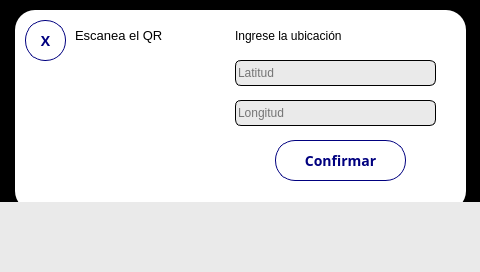
<?xml version="1.0" encoding="UTF-8"?>
<ui version="4.0">
 <class>Form</class>
 <widget class="QWidget" name="Form">
  <property name="geometry">
   <rect>
    <x>0</x>
    <y>0</y>
    <width>480</width>
    <height>272</height>
   </rect>
  </property>
  <property name="windowTitle">
   <string>Form</string>
  </property>
  <widget class="QLabel" name="lblOpacity">
   <property name="geometry">
    <rect>
     <x>0</x>
     <y>0</y>
     <width>480</width>
     <height>320</height>
    </rect>
   </property>
   <property name="styleSheet">
    <string notr="true">background-color: black;</string>
   </property>
   <property name="text">
    <string/>
   </property>
  </widget>
  <widget class="QWidget" name="Widget1" native="true">
   <property name="enabled">
    <bool>true</bool>
   </property>
   <property name="geometry">
    <rect>
     <x>15</x>
     <y>10</y>
     <width>451</width>
     <height>201</height>
    </rect>
   </property>
   <property name="styleSheet">
    <string notr="true">border-radius: 20px;
background-color: white;</string>
   </property>
   <widget class="QLabel" name="lbl">
    <property name="geometry">
     <rect>
      <x>220</x>
      <y>10</y>
      <width>191</width>
      <height>31</height>
     </rect>
    </property>
    <property name="styleSheet">
     <string notr="true">font: 16px &quot;Poppins&quot;;
background-color: transparent;
</string>
    </property>
    <property name="text">
     <string>Ingrese la ubicación</string>
    </property>
   </widget>
   <widget class="QLineEdit" name="latitudeInput">
    <property name="geometry">
     <rect>
      <x>220</x>
      <y>50</y>
      <width>201</width>
      <height>26</height>
     </rect>
    </property>
    <property name="styleSheet">
     <string notr="true">border-color: rgb(0, 0, 0);
border-style: solid;
border-width: 1px;
border-radius: 6px;
font: 16px &quot;Poppins&quot;;
background-color: rgb(234, 234, 234);</string>
    </property>
    <property name="maxLength">
     <number>50</number>
    </property>
    <property name="echoMode">
     <enum>QLineEdit::Normal</enum>
    </property>
    <property name="placeholderText">
     <string>Latitud</string>
    </property>
   </widget>
   <widget class="QLineEdit" name="longitudeInput">
    <property name="geometry">
     <rect>
      <x>220</x>
      <y>90</y>
      <width>201</width>
      <height>26</height>
     </rect>
    </property>
    <property name="styleSheet">
     <string notr="true">border-color: rgb(0, 0, 0);
border-style: solid;
border-width: 1px;
border-radius: 6px;
font: 16px &quot;Poppins&quot;;
background-color: rgb(234, 234, 234);</string>
    </property>
    <property name="maxLength">
     <number>50</number>
    </property>
    <property name="echoMode">
     <enum>QLineEdit::Normal</enum>
    </property>
    <property name="placeholderText">
     <string>Longitud</string>
    </property>
   </widget>
   <widget class="QLabel" name="lbl_2">
    <property name="geometry">
     <rect>
      <x>60</x>
      <y>10</y>
      <width>131</width>
      <height>31</height>
     </rect>
    </property>
    <property name="styleSheet">
     <string notr="true">font: 16px &quot;Poppins&quot;;
background-color: transparent;
</string>
    </property>
    <property name="text">
     <string>&lt;html&gt;&lt;head/&gt;&lt;body&gt;&lt;p&gt;&lt;span style=&quot; font-size:10pt;&quot;&gt;Escanea el QR&lt;/span&gt;&lt;/p&gt;&lt;/body&gt;&lt;/html&gt;</string>
    </property>
   </widget>
   <widget class="QPushButton" name="confirmBtn">
    <property name="geometry">
     <rect>
      <x>260</x>
      <y>130</y>
      <width>131</width>
      <height>41</height>
     </rect>
    </property>
    <property name="styleSheet">
     <string notr="true">QPushButton {
	border: 1px solid #00007f;
	background-color: white;
	color: #00007f;
	font-size: 14px;
	font-family: Poppins;
	font-weight: 500;
}</string>
    </property>
    <property name="text">
     <string>Confirmar</string>
    </property>
   </widget>
   <widget class="QLabel" name="QRLbl">
    <property name="geometry">
     <rect>
      <x>60</x>
      <y>50</y>
      <width>131</width>
      <height>131</height>
     </rect>
    </property>
    <property name="styleSheet">
     <string notr="true"/>
    </property>
    <property name="text">
     <string>&lt;html&gt;&lt;head/&gt;&lt;body&gt;&lt;p&gt;&lt;br/&gt;&lt;/p&gt;&lt;/body&gt;&lt;/html&gt;</string>
    </property>
   </widget>
   <widget class="QPushButton" name="closeBtn">
    <property name="geometry">
     <rect>
      <x>10</x>
      <y>10</y>
      <width>41</width>
      <height>41</height>
     </rect>
    </property>
    <property name="styleSheet">
     <string notr="true">QPushButton {
	border: 1px solid #00007f;
	background-color: white;
	color: #00007f;
	font-size: 14px;
	font-family: Poppins;
	font-weight: 500;
}</string>
    </property>
    <property name="text">
     <string>X</string>
    </property>
   </widget>
  </widget>
  <widget class="QWidget" name="widgetKeyboard" native="true">
   <property name="geometry">
    <rect>
     <x>0</x>
     <y>202</y>
     <width>480</width>
     <height>70</height>
    </rect>
   </property>
   <property name="styleSheet">
    <string notr="true">background-color: rgb(234, 234, 234);</string>
   </property>
  </widget>
 </widget>
 <resources/>
 <connections/>
</ui>
